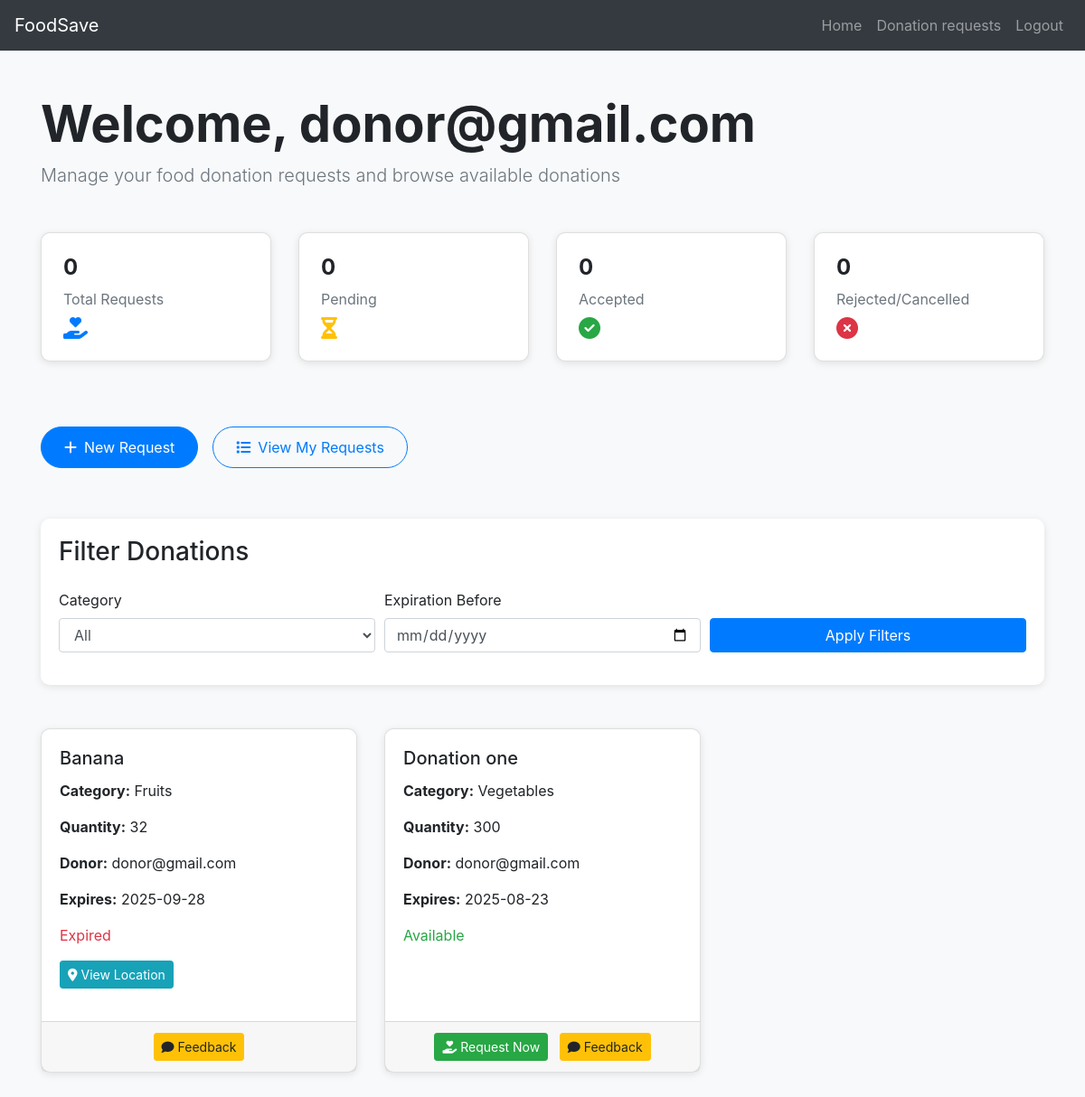
Screenshot of /ngo/ngo_dashboard.php (signed in) with the database file from the repository.
### tables this page shows
CREATE TABLE `food_donations` (
  `donation_id` int(11) NOT NULL,
  `donor_id` int(11) NOT NULL,
  `title` varchar(200) NOT NULL,
  `description` text DEFAULT NULL,
  `category` enum('fruits','vegetables','meals','bakery','dairy','other') NOT NULL,
  `quantity` varchar(100) DEFAULT NULL,
  `expiration_date` date NOT NULL,
  `status` enum('available','requested','accepted','collected','expired') DEFAULT 'available',
  `created_at` timestamp NOT NULL DEFAULT current_timestamp(),
  `updated_at` timestamp NOT NULL DEFAULT current_timestamp() ON UPDATE current_timestamp(),
  `latitude` varchar(50) NOT NULL,
  `longitude` varchar(50) NOT NULL
);

CREATE TABLE `users` (
  `id` int(11) NOT NULL,
  `name` varchar(150) NOT NULL,
  `email` varchar(150) NOT NULL,
  `password_hash` varchar(255) NOT NULL,
  `phone` varchar(20) DEFAULT NULL,
  `user_type` enum('donor','ngo') NOT NULL,
  `address` text DEFAULT NULL,
  `city` varchar(100) DEFAULT NULL,
  `status` enum('active','inactive','pending') DEFAULT 'pending',
  `created_at` timestamp NOT NULL DEFAULT current_timestamp()
);

### ngo/ngo_dashboard.php (the view, shortened to what this page needs)
<?php
include('config.php');
$ngo_id = $_SESSION["id"];
$email = htmlspecialchars($_SESSION["email"]);
$total_requests_sql = "SELECT COUNT(*) as total FROM donation_requests WHERE ngo_id=?";
$stmt = $conn->prepare($total_requests_sql);
$stmt->bind_param("i", $ngo_id);
$stmt->execute();
$total_requests = $stmt->get_result()->fetch_assoc()['total'];
$request_stats = [];
$where = [];
$whereSQL = $where ? "WHERE " . implode(" AND ", $where) : "";
$sql = "SELECT d.donation_id, d.title, d.category, d.quantity, d.status, d.expiration_date,
               d.latitude, d.longitude, u.email AS donor_email
        FROM food_donations d
        JOIN users u ON d.donor_id = u.id
        $whereSQL
        ORDER BY d.created_at DESC";
$stmt = $conn->prepare($sql);
$stmt->execute();
$result = $stmt->get_result();
?>
<!DOCTYPE html>
<html lang="en">
<head>
    <link rel="stylesheet" href="https://maxcdn.bootstrapcdn.com/bootstrap/4.5.2/css/bootstrap.min.css">
    <link rel="stylesheet" href="https://cdnjs.cloudflare.com/ajax/libs/font-awesome/6.4.0/css/all.min.css">
</head>
<body class="bg-light">
    <?php include('navbar.php'); ?>
    <div class="container py-5">
        <div class="mb-5">
            <h1 class="display-4 font-weight-bold">Welcome, <?= $email ?></h1>
            <p class="lead text-muted">Manage your food donation requests and browse available donations</p>
        </div>
        <div class="row mb-5">
            <div class="col-md-3 col-sm-6 mb-4">
                <div class="card card-stats p-4 bg-white">
                    <h4 class="font-weight-bold"><?= $total_requests ?></h4>
                    <p class="text-muted mb-0">Total Requests</p>
                    <i class="fas fa-hand-holding-heart text-primary mt-2" style="font-size: 1.5rem;"></i>
                </div>
            </div>
            <div class="col-md-3 col-sm-6 mb-4">
                <div class="card card-stats p-4 bg-white">
                    <h4 class="font-weight-bold"><?= $request_stats['pending'] ?? 0 ?></h4>
                    <p class="text-muted mb-0">Pending</p>
                    <i class="fas fa-hourglass-half text-warning mt-2" style="font-size: 1.5rem;"></i>
                </div>
            </div>
            <div class="col-md-3 col-sm-6 mb-4">
                <div class="card card-stats p-4 bg-white">
                    <h4 class="font-weight-bold"><?= $request_stats['accepted'] ?? 0 ?></h4>
                    <p class="text-muted mb-0">Accepted</p>
                    <i class="fas fa-check-circle text-success mt-2" style="font-size: 1.5rem;"></i>
                </div>
            </div>
            <div class="col-md-3 col-sm-6 mb-4">
                <div class="card card-stats p-4 bg-white">
                    <h4 class="font-weight-bold"><?= ($request_stats['rejected'] ?? 0) + ($request_stats['cancelled'] ?? 0) ?></h4>
                    <p class="text-muted mb-0">Rejected/Cancelled</p>
                    <i class="fas fa-times-circle text-danger mt-2" style="font-size: 1.5rem;"></i>
                </div>
            </div>
        </div>
        <div class="d-flex flex-wrap mb-5">
            <a href="request_donation.php" class="btn btn-primary btn-custom mr-3 mb-2">
                <i class="fas fa-plus mr-2"></i>New Request
            </a>
            <a href="ngo_requests.php" class="btn btn-outline-primary btn-custom mb-2">
                <i class="fas fa-list mr-2"></i>View My Requests
            </a>
        </div>
        <div class="filter-form mb-5">
            <h3 class="mb-4">Filter Donations</h3>
            <form method="get">
                <div class="form-row">
                    <div class="form-group col-md-4">
                        <label for="category">Category</label>
                        <select name="category" id="category" class="form-control">
                            <option value="">All</option>
                        </select>
                    </div>
                    <div class="form-group col-md-4">
                        <label for="expiration_date">Expiration Before</label>
                        <input type="date" name="expiration_date" id="expiration_date"
                               class="form-control" value="<?= htmlspecialchars($_GET['expiration_date'] ?? '') ?>">
                    </div>
                    <div class="form-group col-md-4 align-self-end">
                        <button type="submit" class="btn btn-primary btn-block">Apply Filters</button>
                    </div>
                </div>
            </form>
        </div>
        <div class="row">
            <?php if ($result->num_rows > 0): ?>
                <?php while ($row = $result->fetch_assoc()): ?>
                    <div class="col-md-4 mb-4">
                        <div class="card donation-card h-100">
                            <div class="card-body">
                                <h5 class="card-title"><?= htmlspecialchars($row['title']) ?></h5>
                                <p class="card-text"><strong>Category:</strong> <?= ucfirst($row['category']) ?></p>
                                <p class="card-text"><strong>Quantity:</strong> <?= htmlspecialchars($row['quantity']) ?></p>
                                <p class="card-text"><strong>Donor:</strong> <?= htmlspecialchars($row['donor_email']) ?></p>
                                <p class="card-text"><strong>Expires:</strong> <?= htmlspecialchars($row['expiration_date']) ?></p>
                                <p class="card-text">
                                    <span class="status-<?= strtolower($row['status']) ?>">
                                        <?= ucfirst($row['status']) ?>
                                    </span>
                                </p>
                                <?php if (!empty($row['latitude']) && !empty($row['longitude'])): ?>
                                    <p class="mt-2">
                                        <a href="https://www.google.com/maps?q=<?= $row['latitude'] ?>,<?= $row['longitude'] ?>"
                                           target="_blank" class="btn btn-sm btn-info">
                                            <i class="fas fa-map-marker-alt mr-1"></i>View Location
                                        </a>
                                    </p>
                                <?php endif; ?>
                            </div>
                            <div class="card-footer text-center">
                                <?php if ($row['status'] === 'available'): ?>
                                    <a href="request_donation.php?food_id=<?= $row['donation_id'] ?>"
                                       class="btn btn-success btn-sm mr-2">
                                        <i class="fas fa-hand-holding-heart mr-1"></i>Request Now
                                    </a>
                                <?php endif; ?>
                                <a href="feedback.php?food_id=<?= $row['donation_id'] ?>"
                                   class="btn btn-warning btn-sm">
                                    <i class="fas fa-comment mr-1"></i>Feedback
                                </a>
                            </div>
                        </div>
                    </div>
                <?php endwhile; ?>
            <?php else: ?>
                <div class="col-12">
                    <div class="alert alert-info">No donations found</div>
                </div>
            <?php endif; ?>
        </div>
    </div>
</body>
</html>

### ngo/ngo_dashboard.php (style rules this page uses)
.card-stats { transition: transform 0.2s; border-radius: 10px; box-shadow: 0 2px 8px rgba(0,0,0,0.1); }
.status-available { color: #28a745; }
.status-expired { color: #dc3545; }
.donation-card { border-radius: 10px; box-shadow: 0 2px 8px rgba(0,0,0,0.1); }
.btn-custom { border-radius: 25px; padding: 10px 25px; }
.filter-form { background: white; border-radius: 10px; box-shadow: 0 2px 8px rgba(0,0,0,0.1); padding: 20px; }

### rows the page displays
food_donations: title "Banana", category "Fruits", quantity "32", donor.email "donor@gmail.com", expiration_date "2025-09-28", status "Expired"
food_donations: title "Donation one", category "Vegetables", quantity "300", donor.email "donor@gmail.com", expiration_date "2025-08-23", status "Available"

### other values shown
$email "donor@gmail.com"
$total_requests "0"
$request_stats['pending'] "0"
$request_stats['accepted'] "0"
